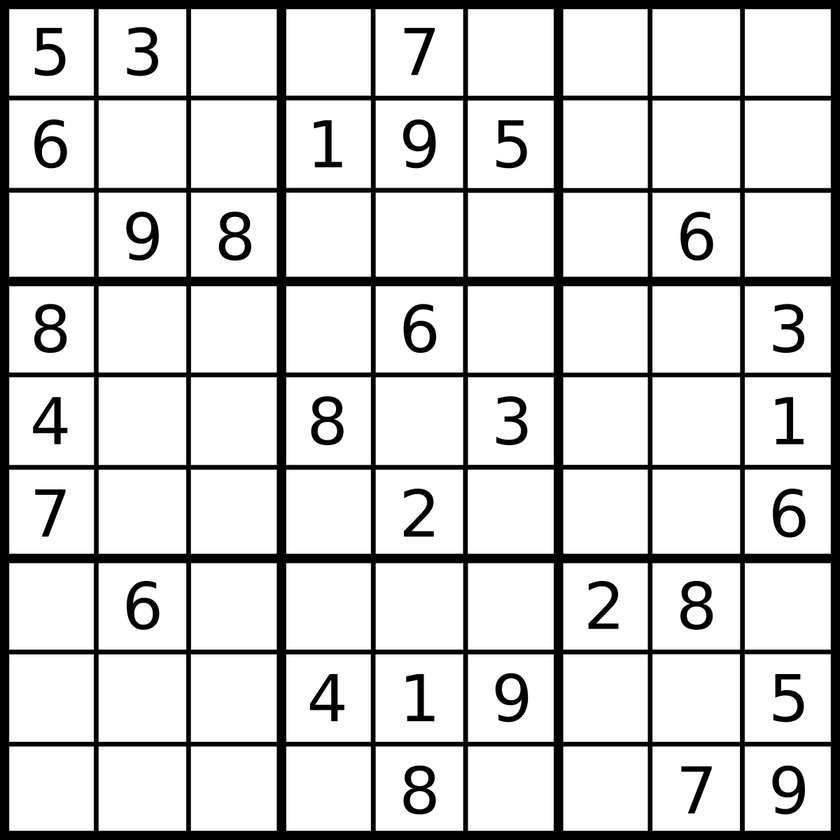
#> input picture test images/sudoku.png, 840 x 840 px, shrunk from 1200 x 1200 before the run
$ jupyter execute Gradients.ipynb   (shell and % lines are left out)   (older library calls are emulated)
#> lines starting #> are read from the running program, lines starting #| are printed output that depends on the picture; after the words box and inside, x2 and y2 are one past the last pixel; in counts of white or black regions, pixels touching at a corner belong together
[cell 1]
import cv2
import numpy as np
import matplotlib.pyplot as plt

[cell 2]
def display_img(img):
    fig = plt.figure(figsize=(12,10))
    ax = fig.add_subplot(111)
    ax.imshow(img,cmap='gray')

[cell 3]
img = cv2.imread('test images/sudoku.png')
#> img is the input picture: shape (840, 840, 3); min 0, max 255, mean 209.7

[cell 4]
display_img(img)

[cell 5]
sobelx = cv2.Sobel(img,cv2.CV_64F,1,0,ksize=5) #for x axis

[cell 6]
display_img(sobelx)
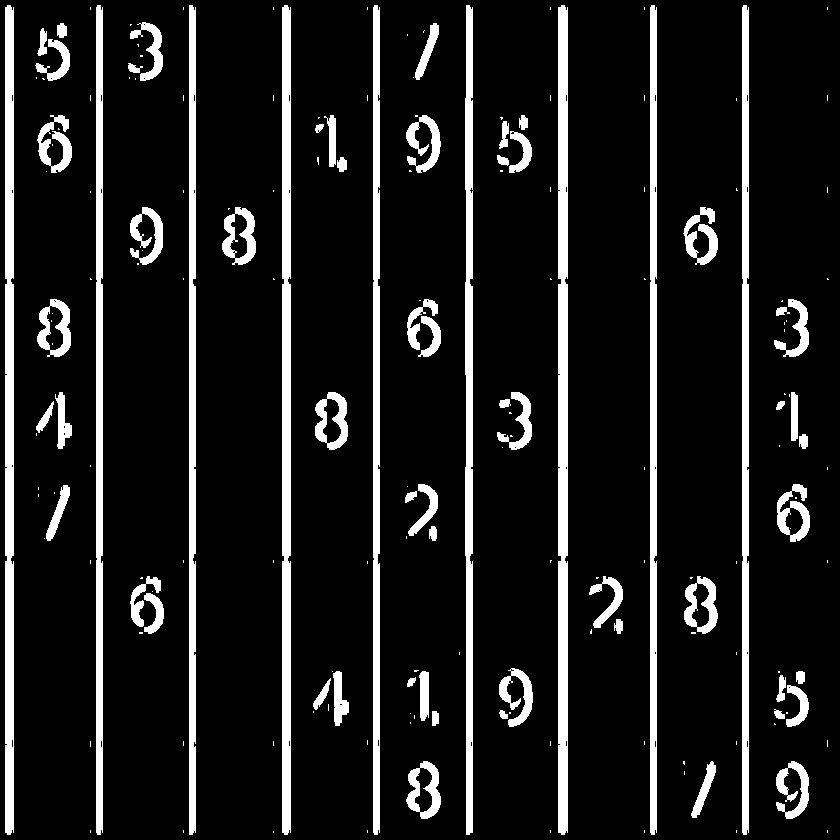
#> shown: shape (840, 840, 3) float64; values 0 (black) and 1 (white), 11.6% white; 186 white regions (122 under 20 px), largest, box (x1, y1, x2, y2) and area: (558, 5, 568, 835) 8185, (282, 5, 291, 835) 7380, (5, 5, 14, 835) 7370

[cell 7]
sobely = cv2.Sobel(img,cv2.CV_64F,0,1,ksize=5) #for y axis
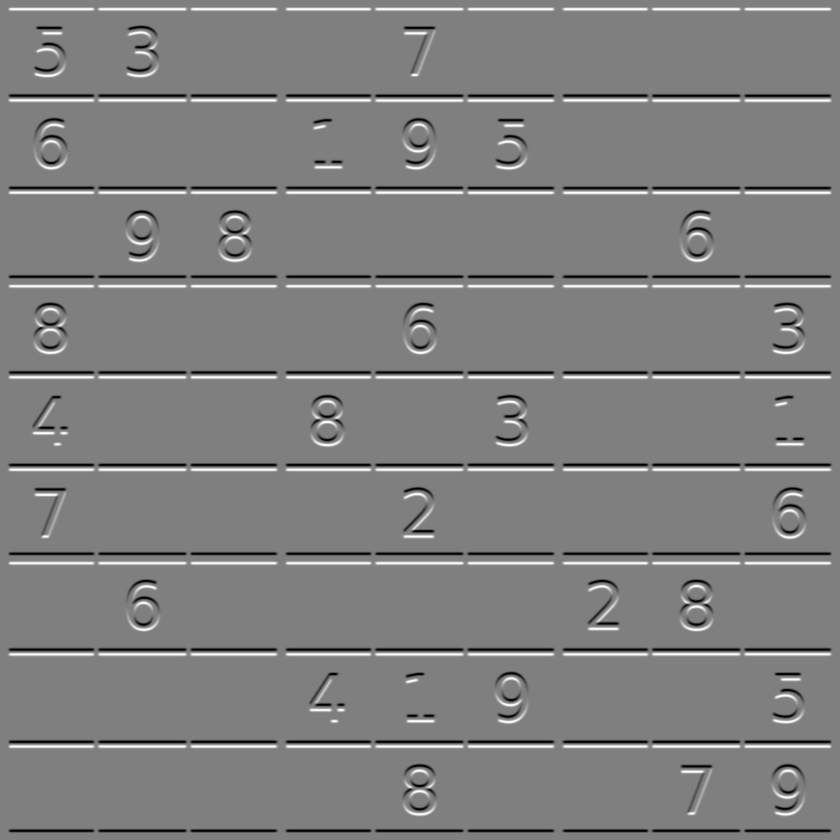
#> sobely: shape (840, 840, 3) float64; min -12224, max 12201, mean 0; drawn with min black and max white

[cell 8]
display_img(sobely)

[cell 9]
laplacian = cv2.Laplacian(img,cv2.CV_64F) #for x and y axis
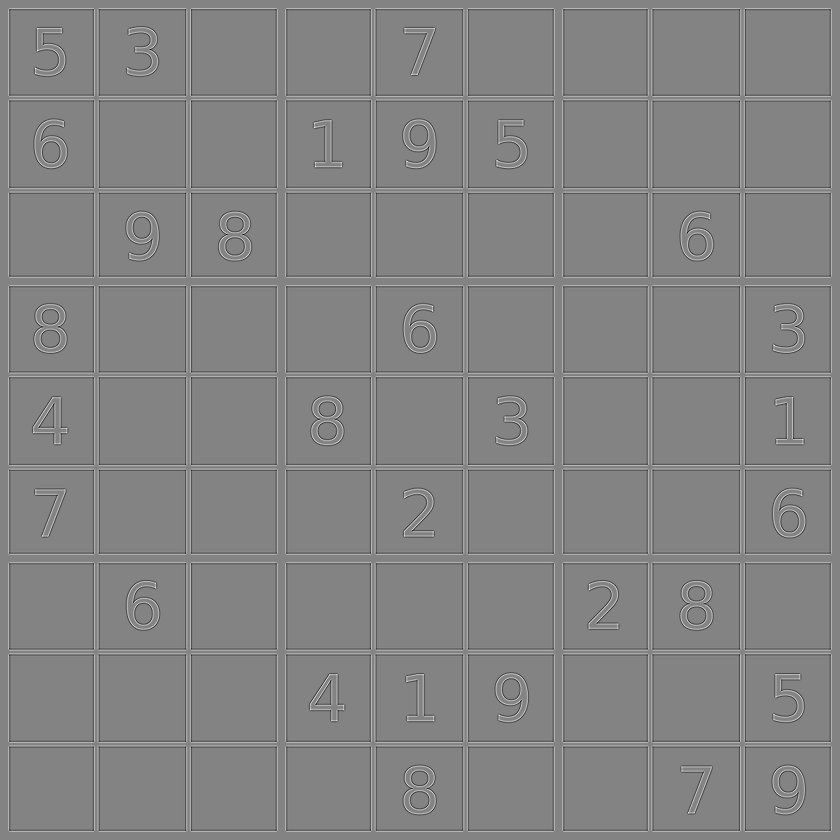
#> laplacian: shape (840, 840, 3) float64; min -522, max 489, mean 0; drawn with min black and max white

[cell 10]
display_img(laplacian)

[cell 11]
blended = cv2.addWeighted(src1=sobelx,alpha=0.5,src2=sobely,beta=0.5,gamma=0)
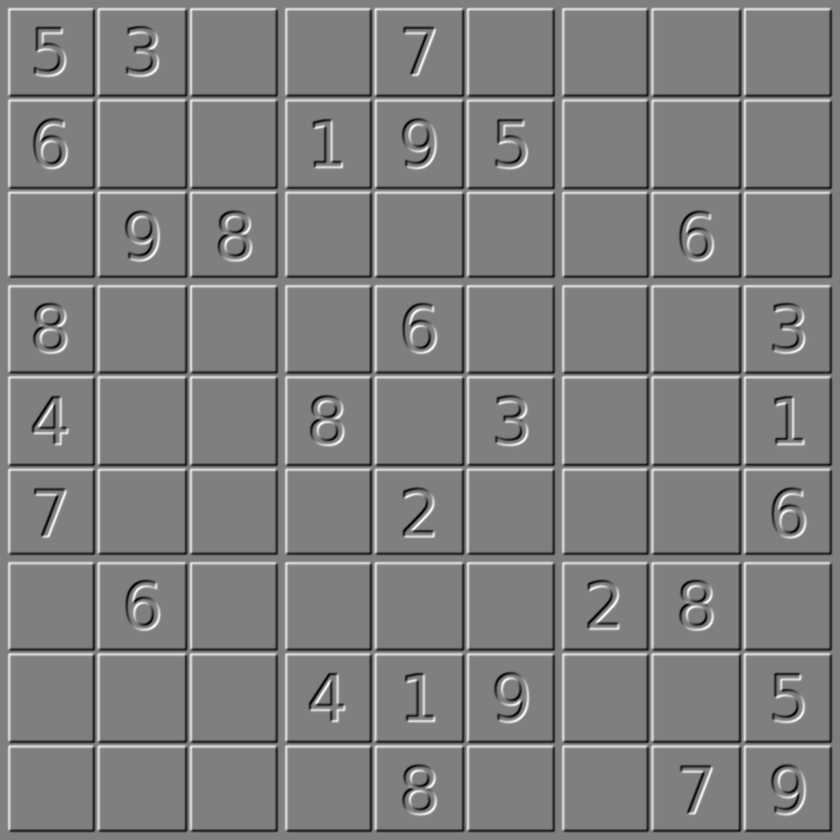
#> blended: shape (840, 840, 3) float64; min -8863, max 8840, mean 0; drawn with min black and max white

[cell 12]
display_img(blended)

[cell 13]
ret,th1 = cv2.threshold(img,100,255,cv2.THRESH_BINARY)
#> th1: shape (840, 840, 3); 83% white; 31 black regions, largest, box (x1, y1, x2, y2) and area: (0, 0, 840, 840) 102084, (34, 304, 66, 353) 740, (311, 396, 343, 445) 740

[cell 14]
display_img(th1)

[cell 15]
kernel = np.ones((4,4),np.uint8)

[cell 16]
gradient = cv2.morphologyEx(blended,cv2.MORPH_GRADIENT,kernel) ##Edge detection
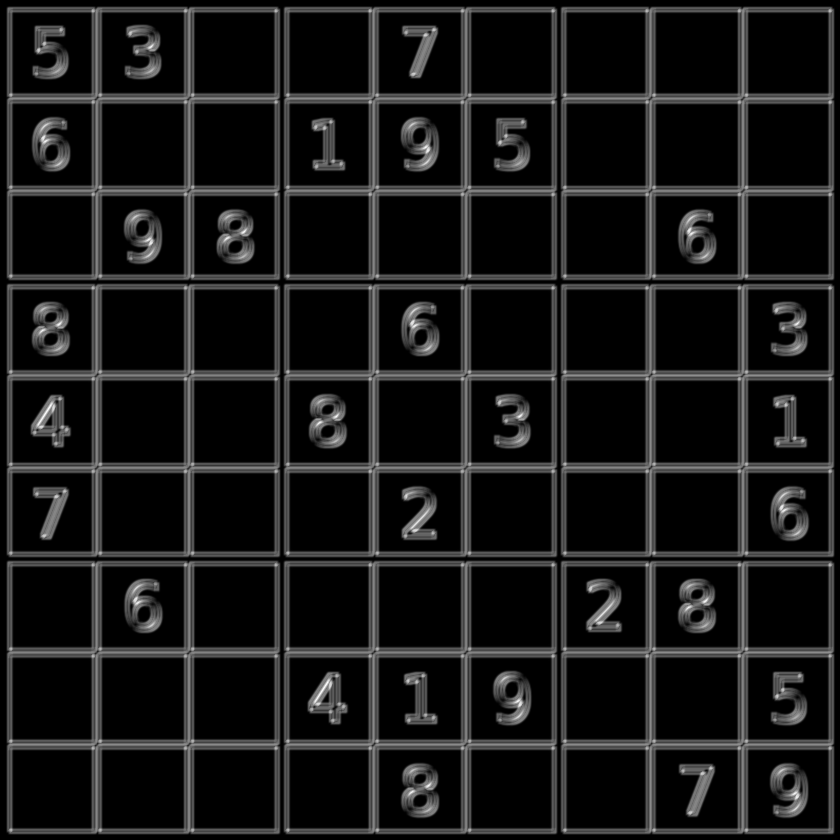
#> gradient: shape (840, 840, 3) float64; min 0, max 16999, mean 1647.9; drawn with min black and max white

[cell 17]
display_img(gradient)
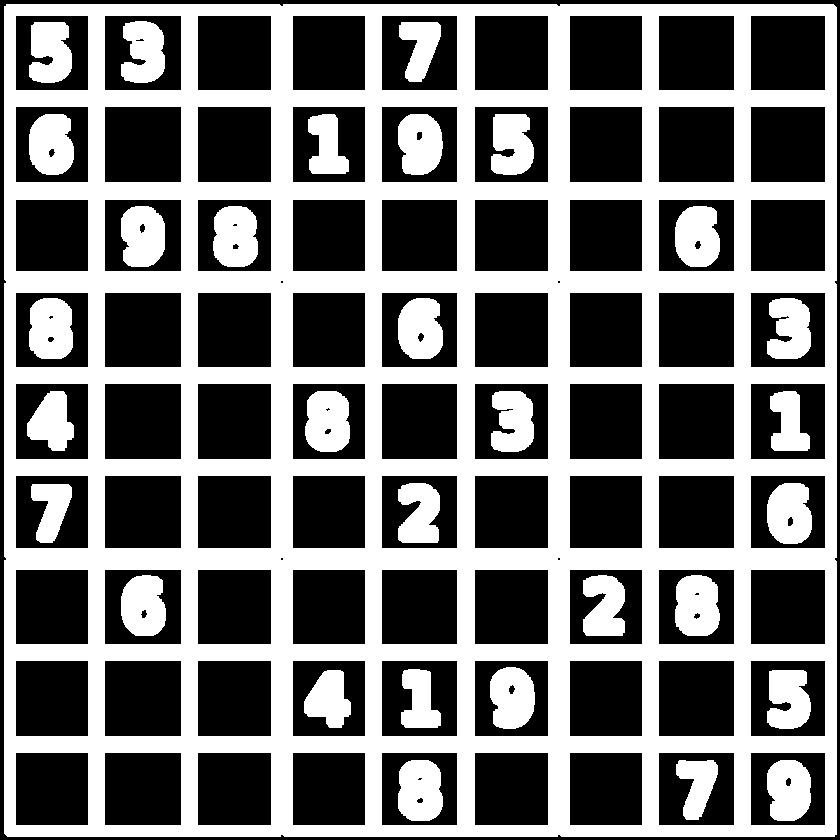
#> shown: shape (840, 840, 3) float64; values 0 (black) and 1 (white), 45.1% white; 31 white regions, largest, box (x1, y1, x2, y2) and area: (4, 4, 837, 837) 255569, (305, 391, 350, 452) 2352, (398, 760, 443, 821) 2349

$ run again, with test images/crossword.png copied over test images/sudoku.png
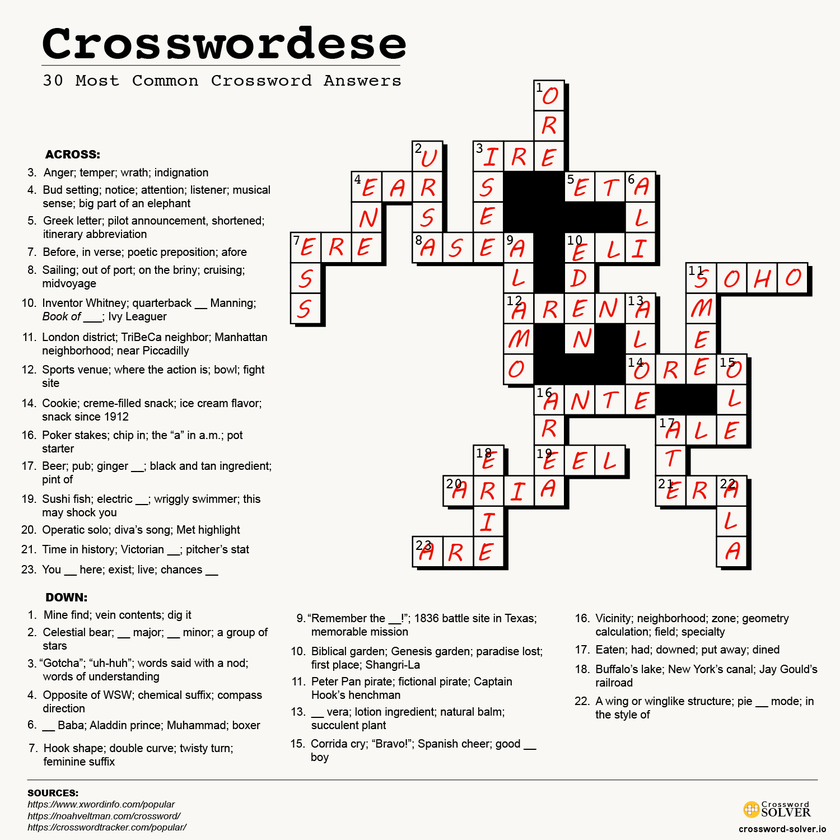
#> input picture test images/crossword.png, 840 x 840 px, shrunk from 1500 x 1500 before the run
#> img is the input picture: shape (840, 840, 3); mean B, G, R 221.1, 224.6, 227.5
#> `gradient = cv2.morphologyEx(blended,cv2.MORPH_GRADIENT,kernel)`:
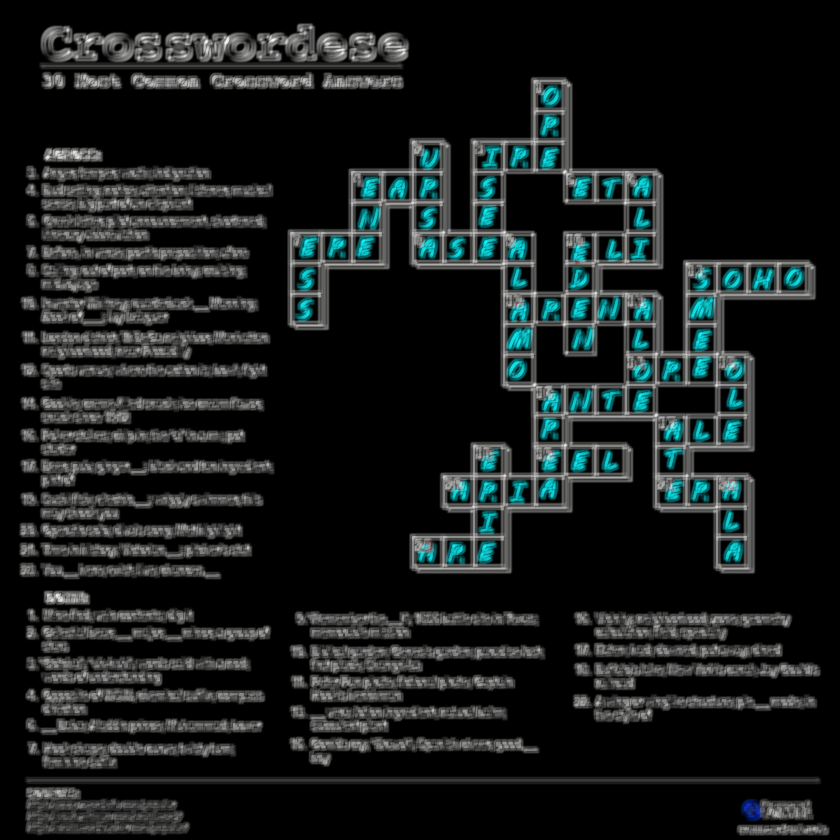
#> gradient: shape (840, 840, 3) float64; mean B, G, R 1870.3, 1875.6, 1588.9; drawn with min black and max white
#> `[cell 17] display_img(gradient)`:
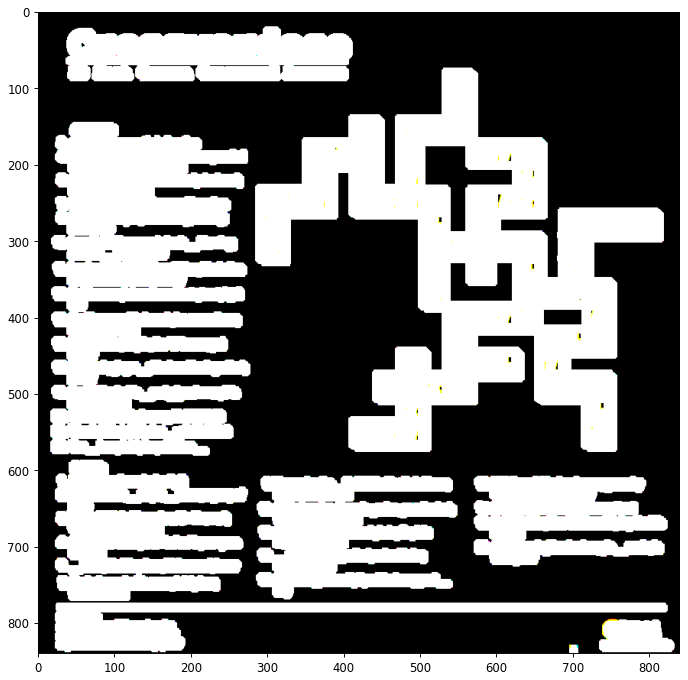
#> figure drawn by matplotlib, 1 panel; B, G, R data is drawn as R, G, B

$ run again, with test images/input_image.png copied over test images/sudoku.png
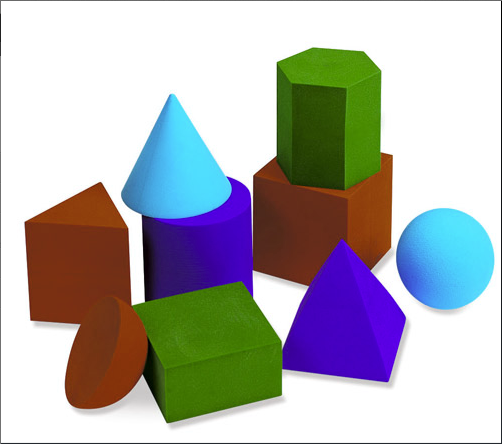
#> input picture test images/input_image.png, 502 x 444 px
#> img is the input picture: shape (444, 502, 3); mean B, G, R 179.2, 178, 178.4
#> `gradient = cv2.morphologyEx(blended,cv2.MORPH_GRADIENT,kernel)`:
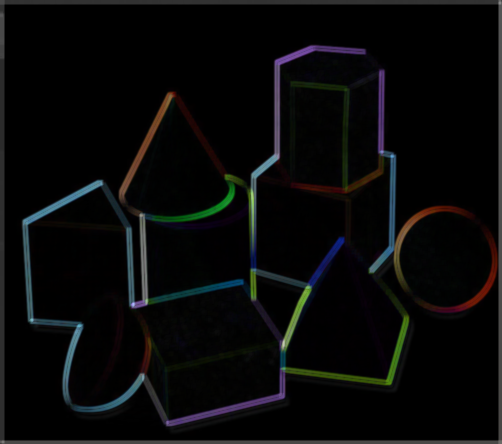
#> gradient: shape (444, 502, 3) float64; mean B, G, R 439, 437, 419; drawn with min black and max white
#> `[cell 17] display_img(gradient)`:
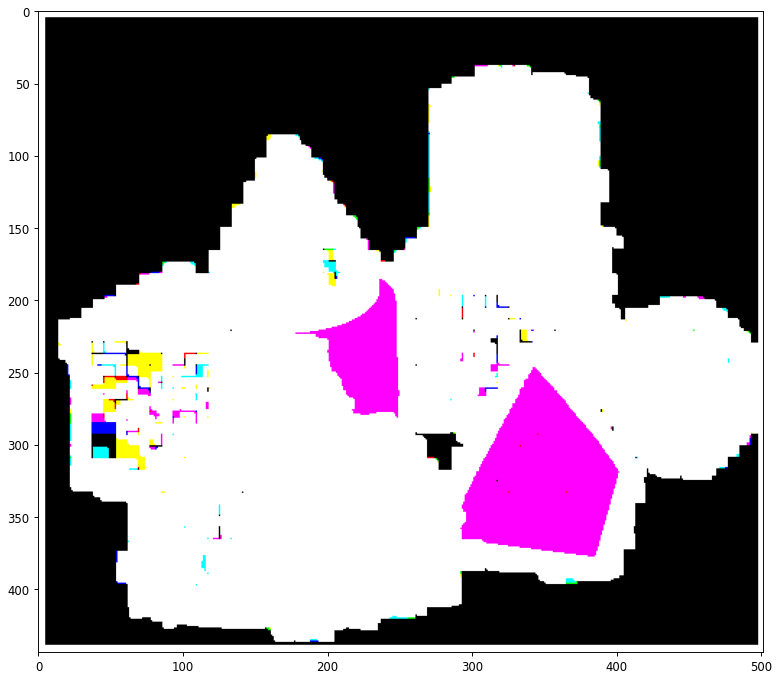
#> figure drawn by matplotlib, 1 panel; B, G, R data is drawn as R, G, B
